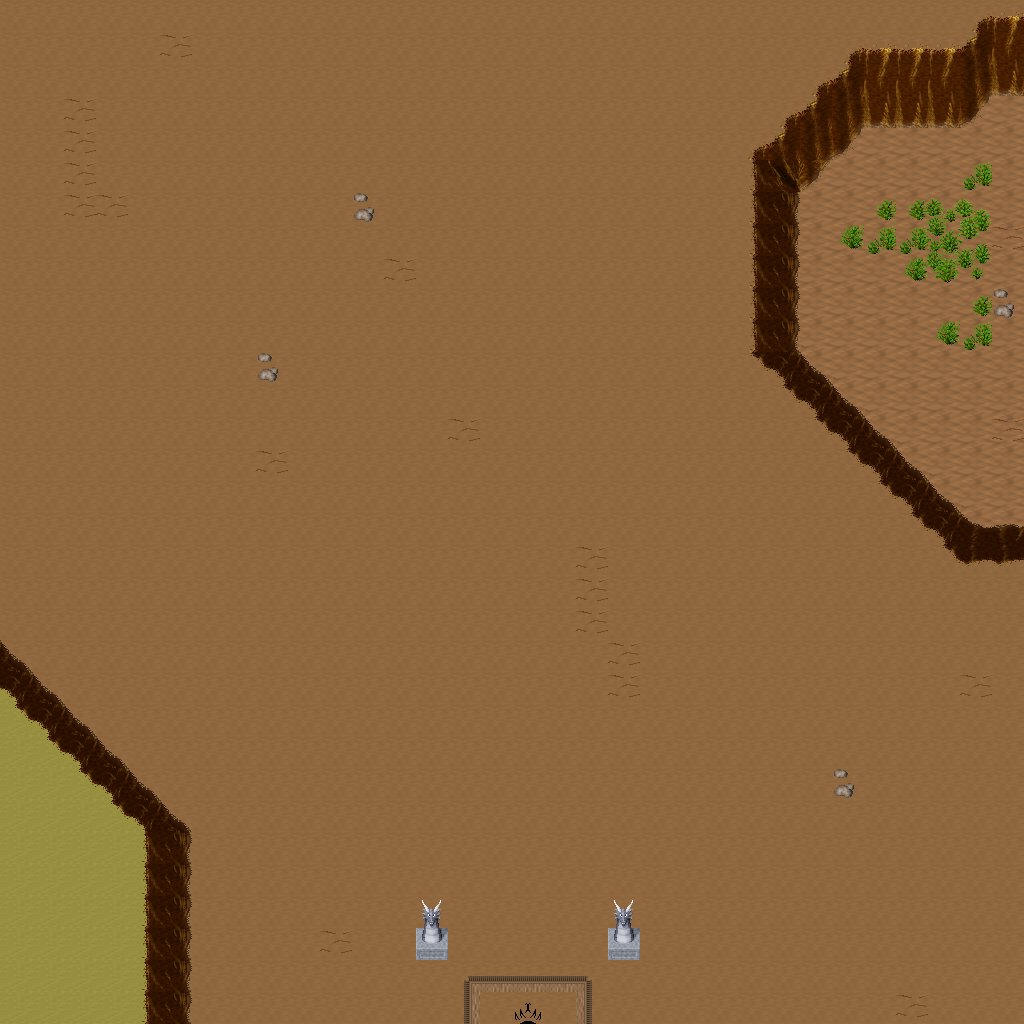

This is a level from a 2D game, rendered from its Tiled map with the project's own tilesets. A one-line summary and the map file follow, with tile-layer data summarised:
An orthogonal 32x32 tile map with 32x32 px tiles, 5 tile layers (Ground, Objects, Objects2, Above, ...), 1 hidden layer not drawn, 20 tilesets.

<map version="1.10" tiledversion="1.11.0" orientation="orthogonal" renderorder="right-down" width="32" height="32" tilewidth="32" tileheight="32" infinite="0" nextlayerid="11" nextobjectid="1">
 <tileset firstgid="1" name="ground_ground" tilewidth="32" tileheight="32" tilecount="33" columns="3">
  <image source="../drawable/ground_ground.png" width="96" height="352" />
 </tileset>
 <tileset firstgid="34" name="ground_ridge_earth_dark" tilewidth="32" tileheight="32" tilecount="96" columns="12">
  <image source="../drawable/ground_ridge_earth_dark.png" width="384" height="256" />
 </tileset>
 <tileset firstgid="130" name="ground_earth_edges" tilewidth="32" tileheight="32" tilecount="18" columns="6">
  <image source="../drawable/ground_earth_edges.png" width="192" height="96" />
 </tileset>
 <tileset firstgid="148" name="ground_rock_pebbles" tilewidth="32" tileheight="32" tilecount="3" columns="1">
  <image source="../drawable/ground_rock_pebbles.png" width="32" height="96" />
 </tileset>
 <tileset firstgid="151" name="item_statue_grey_stone" tilewidth="32" tileheight="32" tilecount="4" columns="2">
  <image source="../drawable/item_statue_grey_stone.png" width="64" height="64" />
 </tileset>
 <tileset firstgid="155" name="ground_square_patch" tilewidth="32" tileheight="32" tilecount="9" columns="3">
  <image source="../drawable/ground_square_patch.png" width="96" height="96" />
 </tileset>
 <tileset firstgid="164" name="ground_eye" tilewidth="32" tileheight="32" tilecount="9" columns="3">
  <image source="../drawable/ground_eye.png" width="96" height="96" />
 </tileset>
 <tileset firstgid="173" name="item_corpse_huge_animal" tilewidth="32" tileheight="32" tilecount="16" columns="2">
  <image source="../drawable/item_corpse_huge_animal.png" width="64" height="256" />
 </tileset>
 <tileset firstgid="189" name="logic_creature_orc" tilewidth="32" tileheight="32" tilecount="6" columns="6">
  <image source="../drawable/logic_creature_orc.png" width="192" height="32" />
 </tileset>
 <tileset firstgid="195" name="logic_collision" tilewidth="32" tileheight="32" tilecount="1" columns="1">
  <image source="../drawable/logic_collision.png" width="32" height="32" />
 </tileset>
 <tileset firstgid="196" name="plant_tree_spruce" tilewidth="32" tileheight="32" tilecount="6" columns="2">
  <image source="../drawable/plant_tree_spruce.png" width="64" height="96" />
 </tileset>
 <tileset firstgid="202" name="plant_tree_evergreen" tilewidth="32" tileheight="32" tilecount="36" columns="3">
  <image source="../drawable/plant_tree_evergreen.png" width="96" height="384" />
 </tileset>
 <tileset firstgid="238" name="plant_bush_bushes" tilewidth="32" tileheight="32" tilecount="10" columns="5">
  <image source="../drawable/plant_bush_bushes.png" width="160" height="64" />
 </tileset>
 <tileset firstgid="248" name="plant_bush_bush_mult_colored" tilewidth="32" tileheight="32" tilecount="6" columns="3">
  <image source="../drawable/plant_bush_bush_mult_colored.png" width="96" height="64" />
 </tileset>
 <tileset firstgid="254" name="plant_stump_small_stump" tilewidth="32" tileheight="32" tilecount="4" columns="2">
  <image source="../drawable/plant_stump_small_stump.png" width="64" height="64" />
 </tileset>
 <tileset firstgid="258" name="plant_bush_large_green" tilewidth="32" tileheight="32" tilecount="9" columns="3">
  <image source="../drawable/plant_bush_large_green.png" width="96" height="96" />
 </tileset>
 <tileset firstgid="267" name="plant_tree_tree_darkgreen" tilewidth="32" tileheight="32" tilecount="88" columns="8">
  <image source="../drawable/plant_tree_tree_darkgreen.png" width="256" height="352" />
 </tileset>
 <tileset firstgid="355" name="ground_dry_grass" tilewidth="32" tileheight="32" tilecount="54" columns="9">
  <image source="../drawable/ground_dry_grass.png" width="288" height="192" />
 </tileset>
 <tileset firstgid="409" name="logic_creature_animal" tilewidth="32" tileheight="32" tilecount="32" columns="8">
  <image source="../drawable/logic_creature_animal.png" width="256" height="128" />
 </tileset>
 <tileset firstgid="441" name="logic_creature_mutant" tilewidth="32" tileheight="32" tilecount="7" columns="7">
  <image source="../drawable/logic_creature_mutant.png" width="224" height="32" />
 </tileset>
 <layer id="1" name="Ground" width="32" height="32">
  <data>[1024 cells, 1024 non-empty, 3 distinct tile ids]</data>
 </layer>
 <layer id="2" name="Objects" width="32" height="32">
  <data>[1024 cells, 133 non-empty, 29 distinct tile ids]</data>
 </layer>
 <layer id="3" name="Objects2" width="32" height="32">
  <data>[1024 cells, 10 non-empty, 7 distinct tile ids]</data>
 </layer>
 <layer id="4" name="Above" width="32" height="32">
  <data>[1024 cells, 2 non-empty, 1 distinct tile ids]</data>
 </layer>
 <layer id="5" name="Above2" width="32" height="32">
  <data>[1024 cells, 0 non-empty, 0 distinct tile ids]</data>
 </layer>
 <layer id="6" name="Walkable" width="32" height="32" visible="0">
  <data>[1024 cells, 82 non-empty, 1 distinct tile ids]</data>
 </layer>
 <objectgroup id="7" name="Mapevents" />
 <objectgroup id="8" name="Spawn" />
 <objectgroup id="9" name="Keys" />
 <objectgroup id="10" name="Replace" />
</map>
